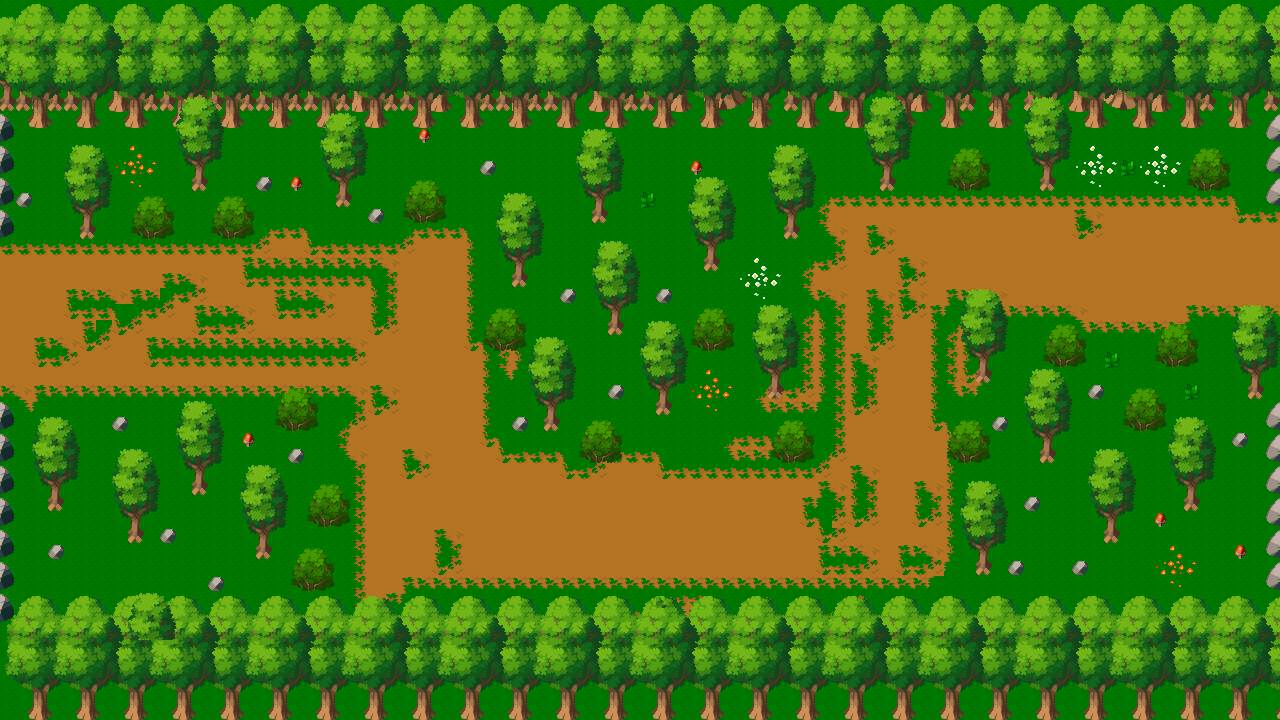

Tiled map render using the project's own tile images. Description and the map definition, with tile-layer contents summarised, below:
An orthogonal 80x45 tile map with 16x16 px tiles, 5 tile layers (Suelo, Arbolesfondo, Arboles, Arboles2, ...), 2 tilesets and 55 objects.

<map version="1.9" tiledversion="1.9.2" orientation="orthogonal" renderorder="right-down" width="80" height="45" tilewidth="16" tileheight="16" infinite="0" nextlayerid="7" nextobjectid="57">
 <tileset firstgid="1" name="Prehistoric_Tiles" tilewidth="16" tileheight="16" tilecount="625" columns="25">
  <image source="Prehistoric_Tiles.png" width="400" height="400" />
  <wangsets>
   <wangset name="Suelo" type="corner" tile="-1">
    <wangcolor name="Esquinas" color="#ff0000" tile="-1" probability="1" />
    <wangcolor name="Centro" color="#00ff00" tile="-1" probability="1" />
    <wangtile tileid="180" wangid="0,1,0,2,0,1,0,1" />
    <wangtile tileid="181" wangid="0,1,0,2,0,2,0,1" />
    <wangtile tileid="182" wangid="0,1,0,1,0,2,0,1" />
    <wangtile tileid="183" wangid="0,2,0,1,0,2,0,2" />
    <wangtile tileid="184" wangid="0,2,0,1,0,1,0,2" />
    <wangtile tileid="185" wangid="0,2,0,2,0,1,0,2" />
    <wangtile tileid="205" wangid="0,2,0,2,0,1,0,1" />
    <wangtile tileid="206" wangid="0,2,0,2,0,2,0,2" />
    <wangtile tileid="207" wangid="0,1,0,1,0,2,0,2" />
    <wangtile tileid="208" wangid="0,1,0,1,0,2,0,2" />
    <wangtile tileid="209" wangid="0,1,0,1,0,1,0,1" />
    <wangtile tileid="210" wangid="0,2,0,2,0,1,0,1" />
    <wangtile tileid="230" wangid="0,2,0,1,0,1,0,1" />
    <wangtile tileid="231" wangid="0,2,0,1,0,1,0,2" />
    <wangtile tileid="232" wangid="0,1,0,1,0,1,0,2" />
    <wangtile tileid="233" wangid="0,1,0,2,0,2,0,2" />
    <wangtile tileid="234" wangid="0,1,0,2,0,2,0,1" />
    <wangtile tileid="235" wangid="0,2,0,2,0,2,0,1" />
   </wangset>
  </wangsets>
 </tileset>
 <tileset firstgid="626" name="Trees" tilewidth="16" tileheight="16" tilecount="330" columns="15">
  <image source="Trees.png" width="240" height="352" />
 </tileset>
 <layer id="1" name="Suelo" width="80" height="45">
  <properties>
   <property name="Draw" type="bool" value="true" />
   <property name="Navigation" type="bool" value="false" />
  </properties>
  <data>[3600 cells, 3600 non-empty, 18 distinct tile ids]</data>
 </layer>
 <layer id="5" name="Arbolesfondo" width="80" height="45">
  <properties>
   <property name="Draw" type="bool" value="true" />
   <property name="Navigation" type="bool" value="false" />
  </properties>
  <data>[3600 cells, 251 non-empty, 29 distinct tile ids]</data>
 </layer>
 <layer id="2" name="Arboles" width="80" height="45">
  <properties>
   <property name="Draw" type="bool" value="true" />
   <property name="Navigation" type="bool" value="false" />
  </properties>
  <data>[3600 cells, 1072 non-empty, 40 distinct tile ids]</data>
 </layer>
 <layer id="3" name="Arboles2" width="80" height="45">
  <properties>
   <property name="Draw" type="bool" value="true" />
   <property name="Navigation" type="bool" value="false" />
  </properties>
  <data>[3600 cells, 1040 non-empty, 40 distinct tile ids]</data>
 </layer>
 <layer id="4" name="Decoracion" width="80" height="45">
  <properties>
   <property name="Draw" type="bool" value="true" />
   <property name="Navigation" type="bool" value="false" />
  </properties>
  <data>[3600 cells, 692 non-empty, 52 distinct tile ids]</data>
 </layer>
 <objectgroup id="6" name="Colliders">
  <properties>
   <property name="Platform" type="bool" value="true" />
  </properties>
  <object id="1" x="16" y="192">
   <polygon points="0,0 16,0 16,16 0,16" />
  </object>
  <object id="2" x="0" y="112">
   <polygon points="0,0 32,0 48,0 176,0 176,64 224,64 224,0 320,0 320,80 368,80 368,0 864,0 864,64 912,64 912,0 1024,0 1024,64 1072,64 1072,0 1280,0 1280,-112 0,-112" />
  </object>
  <object id="3" x="576" y="128">
   <polygon points="0,0 0,80 48,80 48,0" />
  </object>
  <object id="4" x="496" y="192">
   <polygon points="0,0 0,80 48,80 48,0" />
  </object>
  <object id="5" x="400" y="176">
   <polygon points="0,0 0,32 48,32 48,0" />
  </object>
  <object id="6" x="64" y="144">
   <polygon points="0,0 0,80 112,80 112,32 48,32 48,0" />
  </object>
  <object id="8" x="256" y="176">
   <polygon points="0,0 16,0 16,16 0,16" />
  </object>
  <object id="9" x="368" y="208">
   <polygon points="0,0 16,0 16,16 0,16" />
  </object>
  <object id="10" x="480" y="160">
   <polygon points="0,0 16,0 16,16 0,16" />
  </object>
  <object id="11" x="560" y="288">
   <polygon points="0,0 16,0 16,16 0,16" />
  </object>
  <object id="12" x="656" y="288">
   <polygon points="0,0 16,0 16,16 0,16" />
  </object>
  <object id="13" x="608" y="384">
   <polygon points="0,0 16,0 16,16 0,16" />
  </object>
  <object id="14" x="512" y="416">
   <polygon points="0,0 16,0 16,16 0,16" />
  </object>
  <object id="15" x="288" y="448">
   <polygon points="0,0 16,0 16,16 0,16" />
  </object>
  <object id="16" x="208" y="576">
   <polygon points="0,0 16,0 16,16 0,16" />
  </object>
  <object id="17" x="160" y="528">
   <polygon points="0,0 16,0 16,16 0,16" />
  </object>
  <object id="18" x="112" y="416">
   <polygon points="0,0 16,0 16,16 0,16" />
  </object>
  <object id="19" x="48" y="544">
   <polygon points="0,0 16,0 16,16 0,16" />
  </object>
  <object id="20" x="992" y="416">
   <polygon points="0,0 16,0 16,16 0,16" />
  </object>
  <object id="21" x="1088" y="384">
   <polygon points="0,0 16,0 16,16 0,16" />
  </object>
  <object id="22" x="1232" y="432">
   <polygon points="0,0 16,0 16,16 0,16" />
  </object>
  <object id="23" x="1072" y="560">
   <polygon points="0,0 16,0 16,16 0,16" />
  </object>
  <object id="24" x="1024" y="496">
   <polygon points="0,0 16,0 16,16 0,16" />
  </object>
  <object id="25" x="1008" y="560">
   <polygon points="0,0 16,0 16,16 0,16" />
  </object>
  <object id="26" x="688" y="176">
   <polygon points="0,0 0,80 48,80 48,0" />
  </object>
  <object id="27" x="768" y="144">
   <polygon points="0,0 0,80 48,80 48,0" />
  </object>
  <object id="28" x="592" y="240">
   <polygon points="0,0 0,80 48,80 48,0" />
  </object>
  <object id="29" x="640" y="320">
   <polygon points="0,0 0,80 48,80 48,0" />
  </object>
  <object id="30" x="752" y="304">
   <polygon points="0,0 0,80 48,80 48,0" />
  </object>
  <object id="31" x="528" y="336">
   <polygon points="0,0 0,80 48,80 48,0" />
  </object>
  <object id="32" x="960" y="288">
   <polygon points="0,0 0,80 48,80 48,0" />
  </object>
  <object id="33" x="1024" y="368">
   <polygon points="0,0 0,80 48,80 48,0" />
  </object>
  <object id="34" x="960" y="480">
   <polygon points="0,0 0,80 48,80 48,0" />
  </object>
  <object id="35" x="1088" y="448">
   <polygon points="0,0 0,80 48,80 48,0" />
  </object>
  <object id="36" x="1168" y="416">
   <polygon points="0,0 0,80 48,80 48,0" />
  </object>
  <object id="37" x="1232" y="304">
   <polygon points="0,0 0,80 48,80 48,0" />
  </object>
  <object id="38" x="176" y="400">
   <polygon points="0,0 0,80 48,80 48,0" />
  </object>
  <object id="39" x="240" y="464">
   <polygon points="0,0 0,80 48,80 48,0" />
  </object>
  <object id="40" x="112" y="448">
   <polygon points="0,0 0,80 48,80 48,0" />
  </object>
  <object id="41" x="32" y="416">
   <polygon points="0,0 0,80 48,80 48,0" />
  </object>
  <object id="42" x="208" y="192">
   <polygon points="0,0 0,32 48,32 48,0 0,0" />
  </object>
  <object id="43" x="272" y="384">
   <polygon points="0,0 0,32 48,32 48,0 0,0" />
  </object>
  <object id="44" x="304" y="480">
   <polygon points="0,0 0,32 48,32 48,0 0,0" />
  </object>
  <object id="45" x="288" y="544">
   <polygon points="0,0 0,32 48,32 48,0 0,0" />
  </object>
  <object id="46" x="576" y="416">
   <polygon points="0,0 0,32 48,32 48,0 0,0" />
  </object>
  <object id="47" x="480" y="304">
   <polygon points="0,0 0,32 48,32 48,0 0,0" />
  </object>
  <object id="48" x="768" y="416">
   <polygon points="0,0 0,32 48,32 48,0 0,0" />
  </object>
  <object id="49" x="1040" y="320">
   <polygon points="0,0 0,32 48,32 48,0 0,0" />
  </object>
  </objectgroup>
</map>
<!-- 7 of 55 objects omitted -->
